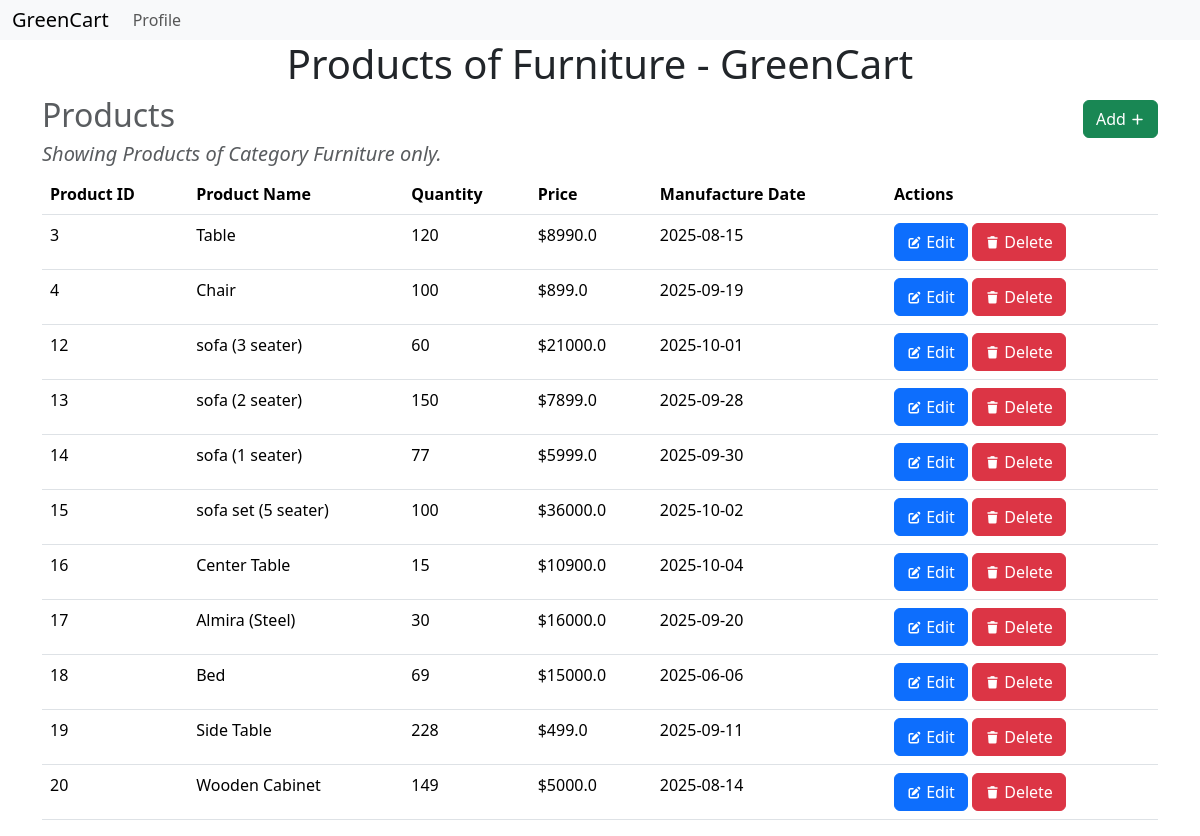
The page /category/2/show (signed in) on the database its author committed.
### models.py (models this page shows)
class Category(db.Model):
    __tablename__ = 'category'
    id = db.Column(db.Integer, primary_key=True)
    name = db.Column(db.String(64), unique=True, nullable=False)
    products = db.relationship('Product', backref='category', lazy=True)

class Product(db.Model):
    __tablename__ = 'product'
    id = db.Column(db.Integer, primary_key=True)
    name = db.Column(db.String(128), nullable=False)
    category_id = db.Column(db.Integer, db.ForeignKey('category.id'), nullable=False)
    quantity = db.Column(db.Integer, nullable=False)
    price = db.Column(db.Float, nullable=False)
    man_date = db.Column(db.Date, nullable=False)
    cart = db.relationship('Cart', backref='product', lazy=True)
    orders = db.relationship('Order', backref='product', lazy=True)

### routes.py (the view)
@app.route('/category/<int:id>/show')
@admin_required
def show_category(id):
    return render_template('category/show.html', user=User.query.get(session['user_id']), category=Category.query.get(id))

### routes.py (called while the page is built)
def admin_required(func):
    @wraps(func)
    def inner(*args, **kwargs):
        if 'user_id' not in session:
            flash('Please log in to access this page.')
            return redirect(url_for('login'))
        user = User.query.get(session['user_id'])
        if not user.is_admin:
            flash('You are not authorized to view this page.')
            return redirect(url_for('index'))
        return func(*args, **kwargs)
    return inner

### templates/category/show.html (shortened to what this page needs)
{% extends 'layout.html' %}
{% block content %}
    <h1>Products of {{category.name}} - GreenCart</h1>
    <div class="heading">
        <h2 class="text-muted">Products</h2>
        <a class="btn btn-success" href="{{url_for('add_product', category_id=category.id)}}">
            Add
            <i class="fas fa-plus fa-xs"></i>
        </a>
    </div>
    <h5 class="text-muted">
        <em>
            Showing Products of Category {{category.name}} only.
        </em>
    </h5>
    <table class="table">
        <thead>
            <tr>
                <th>Product ID</th>
                <th>Product Name</th>
                <th>Quantity</th>
                <th>Price</th>
                <th>Manufacture Date</th>
                <th>Actions</th>
            </tr>
        </thead>
        <body>
            {% for product in category.products %}
                <tr>
                    <td>{{ product.id }}</td>
                    <td>{{ product.name }}</td>
                    <td>{{ product.quantity }}</td>
                    <td>${{ product.price }}</td>
                    <td>{{product.man_date}}</td>
                    <td>
                        <a class="btn btn-primary" href="{{ url_for('edit_product', id=product.id) }}">
                            <i class="fas fa-edit fa-xs"></i>
                            Edit
                        </a>
                        <a class="btn btn-danger" href="{{ url_for('delete_product', id=product.id) }}">
                            <i class="fas fa-trash fa-xs"></i>
                            Delete
                        </a>
                    </td>
                </tr>
            {% endfor %}
        </body>
    </table>
{% endblock %}

### templates/layout.html (style rules this page uses)
body { margin: 0; padding: 0; }

### templates/category/show.html (style rules this page uses)
.heading { display: flex; justify-content: space-between; align-items: center; }
h1,h2 { text-align: center; }

### rows shown on the page
Category: name "Furniture"
Product: id "3", name "Table", quantity "120", price "8990.0", man_date "2025-08-15"
Product: id "4", name "Chair", quantity "100", price "899.0", man_date "2025-09-19"
Product: id "12", name "sofa (3 seater)", quantity "60", price "21000.0", man_date "2025-10-01"
Product: id "13", name "sofa (2 seater)", quantity "150", price "7899.0", man_date "2025-09-28"
Product: id "14", name "sofa (1 seater)", quantity "77", price "5999.0", man_date "2025-09-30"
Product: id "15", name "sofa set (5 seater)", quantity "100", price "36000.0", man_date "2025-10-02"
Product: id "16", name "Center Table", quantity "15", price "10900.0", man_date "2025-10-04"
Product: id "17", name "Almira (Steel)", quantity "30", price "16000.0", man_date "2025-09-20"
Product: id "18", name "Bed", quantity "69", price "15000.0", man_date "2025-06-06"
Product: id "19", name "Side Table", quantity "228", price "499.0", man_date "2025-09-11"
Product: id "20", name "Wooden Cabinet", quantity "149", price "5000.0", man_date "2025-08-14"
